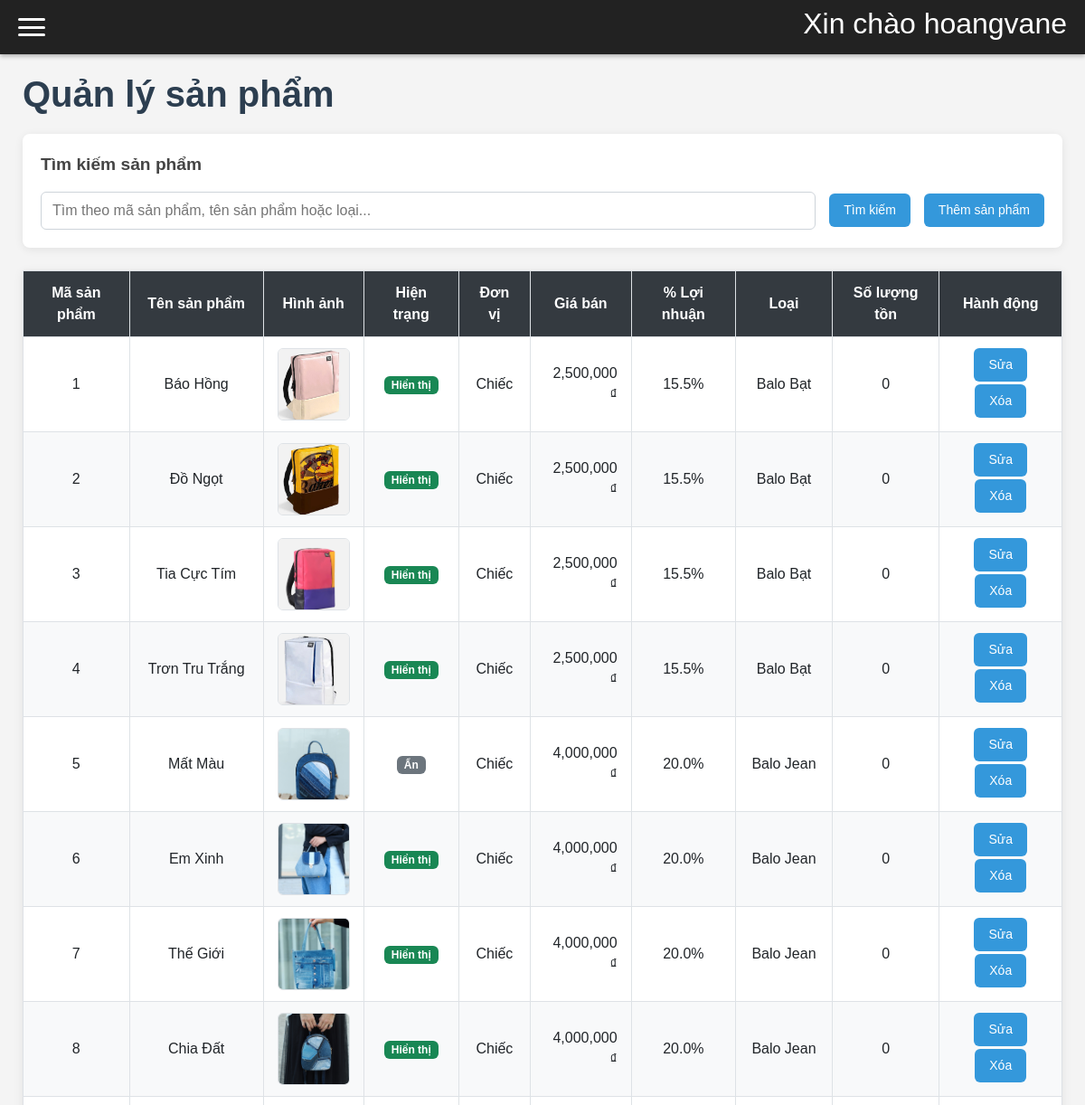
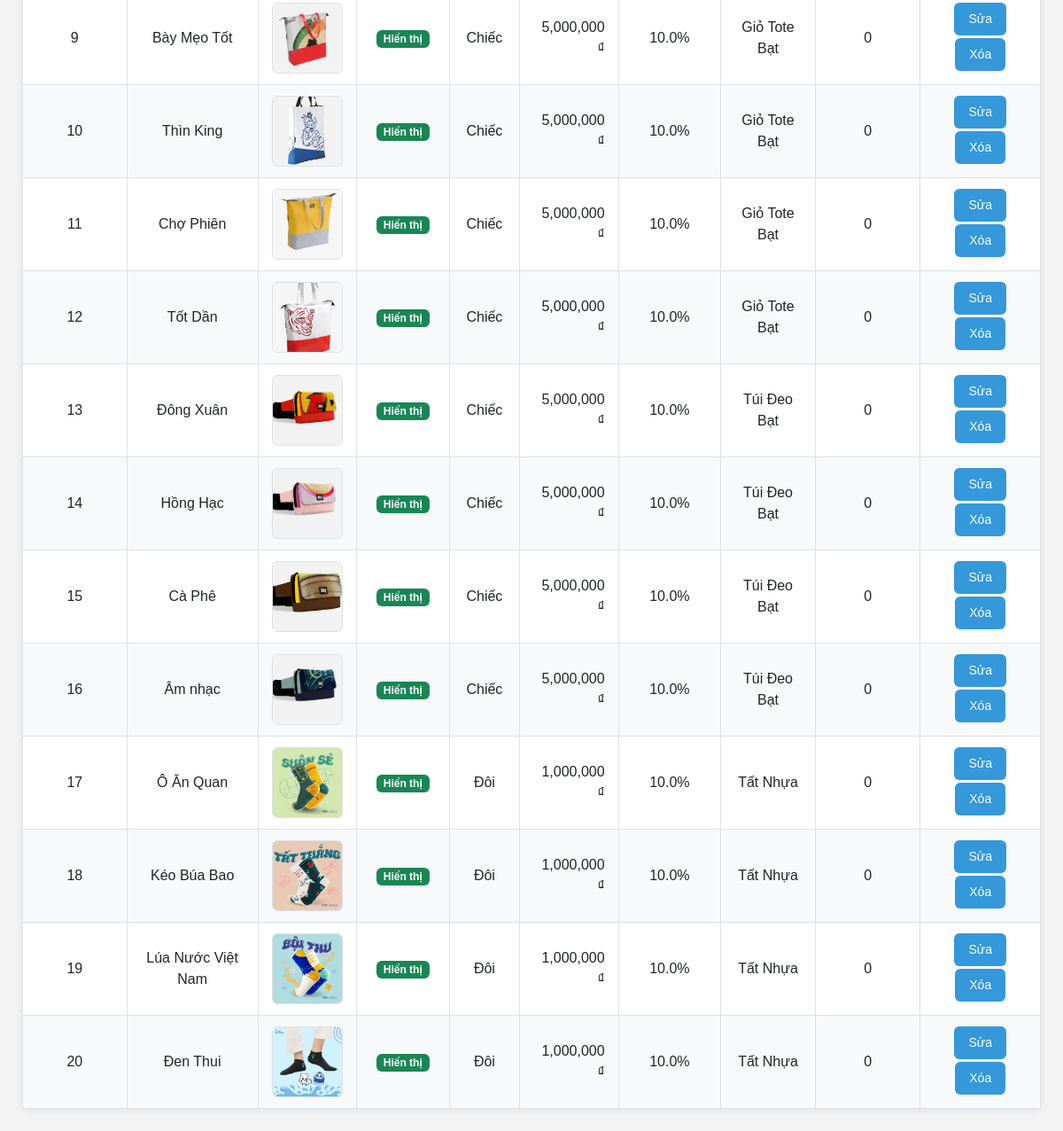
Page /admin.php?page=product (signed in) on the earlier database version (2 pictures, top to bottom).
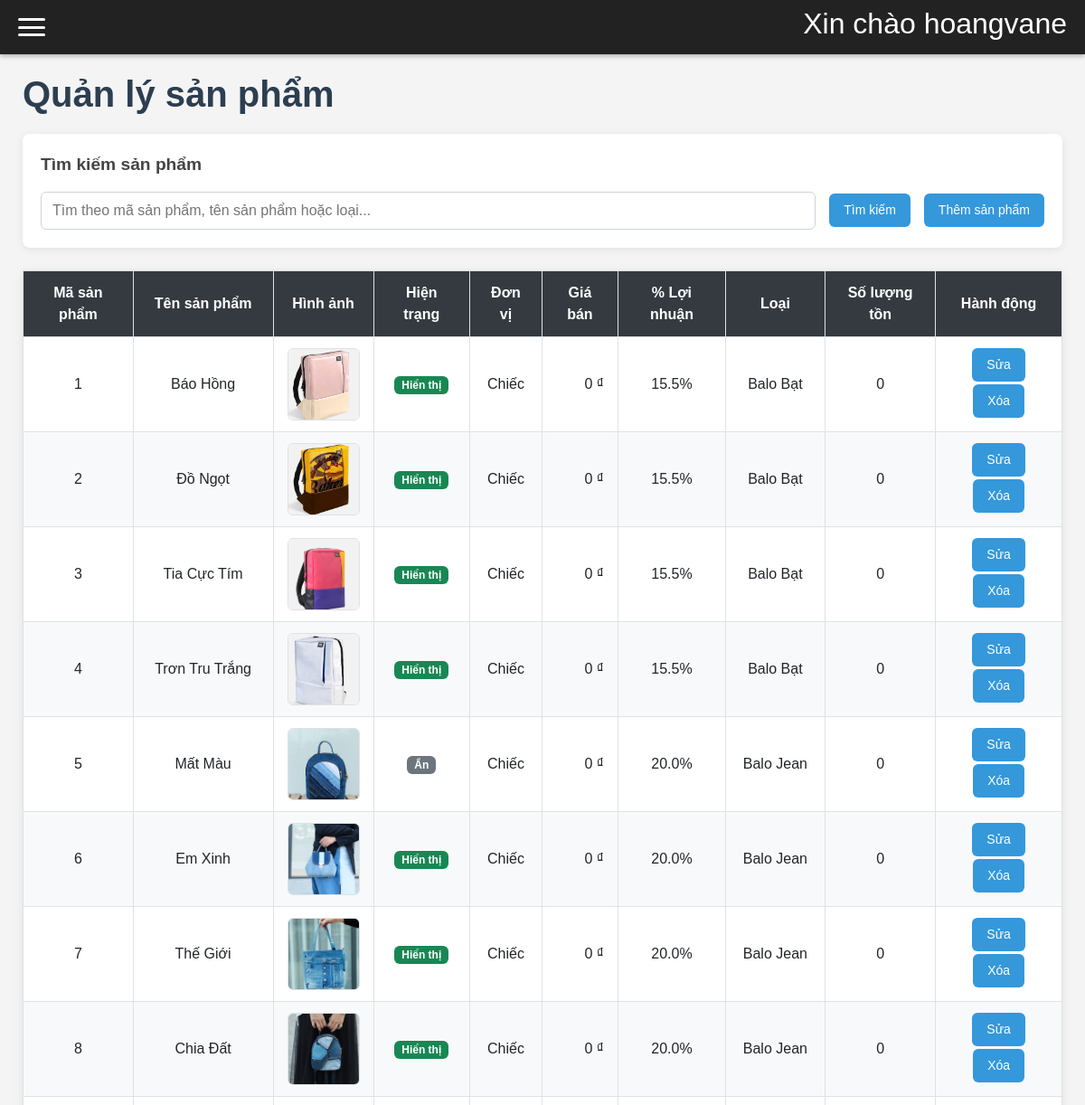
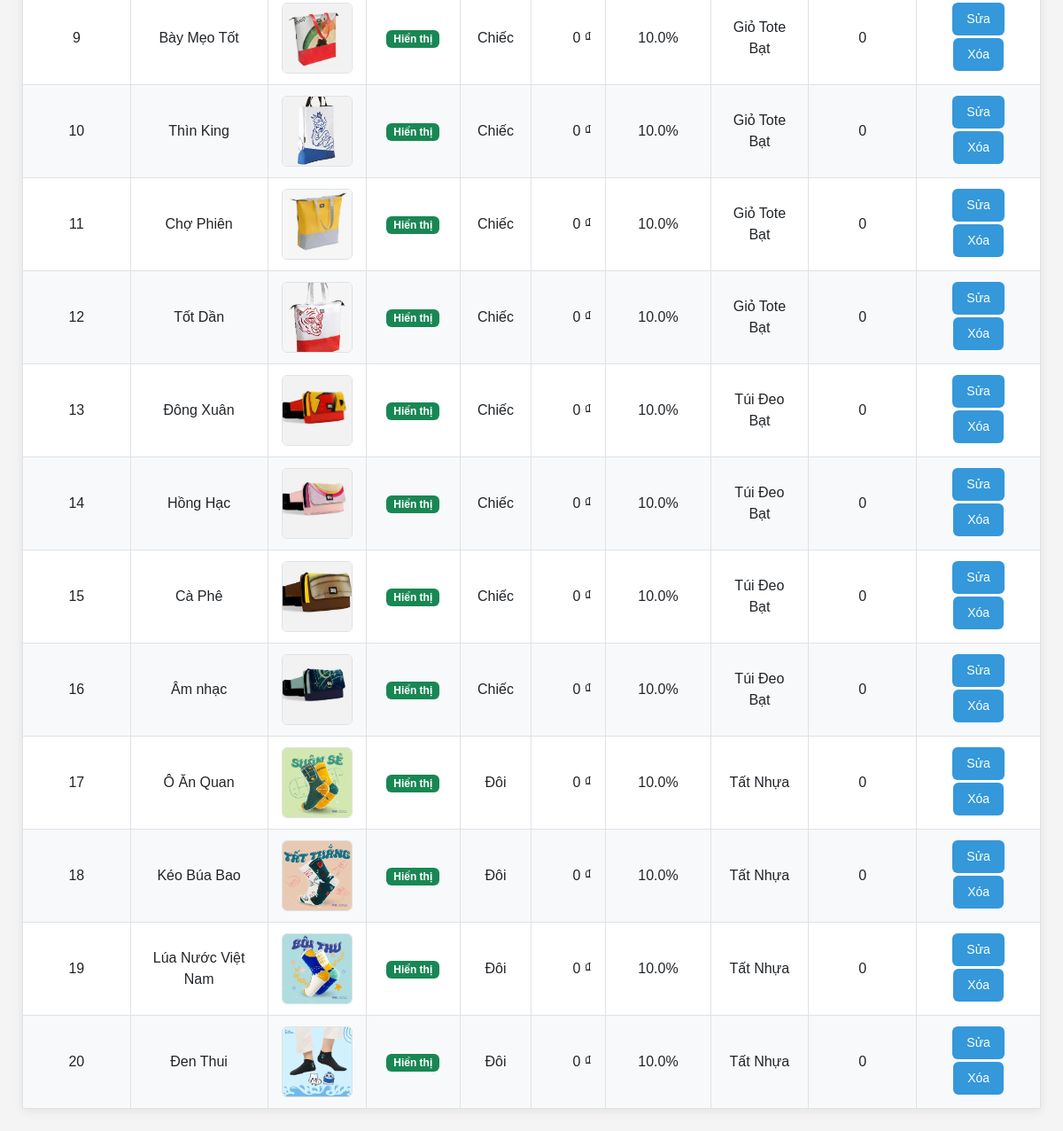
Same page on the later database version (2 pictures, top to bottom).
### tables this page shows
CREATE TABLE sanpham(
    masp int auto_increment primary key not null,
    tensp varchar(225) not null,
    hientrang varchar(20) not null,
    donvitinh varchar(20) not null,
    motasp varchar(225) not null,
    soluongtontheolo int not null DEFAULT 0,
    hinhanh varchar(225) not null,
    phantramloinhuanmongmuon float not null check(phantramloinhuanmongmuon > 0),
    giavon float not null DEFAULT 0,
    giabandexuat float not null DEFAULT 0,
    maloai varchar(20),
    foreign key (maloai) references loai(maloai)
);

CREATE TABLE loai(
    maloai varchar(20) primary key not null,
    tenloai varchar(20) not null unique,
    mota varchar(225) not null
);

### product.php (the view, shortened to what this page needs)
<?php
require_once 'db.php';
$keyword = trim($_GET['keyword'] ?? '');
$sql = "
    SELECT sp.*, l.tenloai
    FROM sanpham sp
    LEFT JOIN loai l ON sp.maloai = l.maloai
    WHERE 1=1
";
$sql .= " ORDER BY sp.masp ASC";
$stmt = mysqli_prepare($conn, $sql);
mysqli_stmt_execute($stmt);
$result = mysqli_stmt_get_result($stmt);
?>
<!DOCTYPE html>
<html lang="vi">
<head>
    <link href="https://cdn.jsdelivr.net/npm/bootstrap@5.3.3/dist/css/bootstrap.min.css" rel="stylesheet">
</head>
<body>
    <h1>Quản lý sản phẩm</h1>
    <div class="filter-container">
        <div class="filter-title">Tìm kiếm sản phẩm</div>
        <form method="get" action="admin.php" class="filter-form">
            <div class="filter-group">
                <input type="text"
                       name="keyword"
                       class="filter-input"
                       placeholder="Tìm theo mã sản phẩm, tên sản phẩm hoặc loại..."
                       value="<?= htmlspecialchars($keyword) ?>">
            </div>
            <button type="submit" class="btn-filter">Tìm kiếm</button>
            <a href="add.php" class="btn-filter ms-auto">Thêm sản phẩm</a>
        </form>
    </div>
    <table id="main-table">
        <thead>
            <tr>
                <th>Mã sản phẩm</th>
                <th>Tên sản phẩm</th>
                <th>Hình ảnh</th>
                <th>Hiện trạng</th>
                <th>Đơn vị</th>
                <th>Giá bán</th>
                <th>% Lợi nhuận</th>
                <th>Loại</th>
                <th>Số lượng tồn</th>
                <th>Hành động</th>
            </tr>
        </thead>
        <tbody>
            <?php if (mysqli_num_rows($result) > 0): ?>
                <?php while ($row = mysqli_fetch_assoc($result)): ?>
                    <tr>
                        <td data-label="Mã sản phẩm"><?= htmlspecialchars($row['masp']) ?></td>
                        <td data-label="Tên sản phẩm"><?= htmlspecialchars($row['tensp'] ?? 'Chưa có tên') ?></td>
                        <td data-label="Hình ảnh" class="text-center">
                            <?php if (!empty($row['hinhanh']) && file_exists("img/" . $row['hinhanh'])): ?>
                                <img src="img/<?= htmlspecialchars($row['hinhanh']) ?>"
                                     width="80" height="80"
                                     alt="<?= htmlspecialchars($row['tensp'] ?? 'Sản phẩm') ?>">
                            <?php else: ?>
                                <span class="text-muted">Không có ảnh</span>
                            <?php endif; ?>
                        </td>
                        <td data-label="Hiện trạng" class="text-center">
                            <?php if ($row['hientrang'] === 'Hiển Thị'): ?>
                                <span class="badge bg-success">Hiển thị</span>
                            <?php else: ?>
                                <span class="badge bg-secondary">Ẩn</span>
                            <?php endif; ?>
                        </td>
                        <td data-label="Đơn vị"><?= htmlspecialchars($row['donvitinh'] ?? '-') ?></td>
                        <td data-label="Giá bán" class="text-end">
                            <?= number_format($row['giabandexuat'] ?? 0) ?> ₫
                        </td>
                        <td data-label="% Lợi nhuận" class="text-center">
                            <?= number_format($row['phantramloinhuanmongmuon'] ?? 0, 1) ?>%
                        </td>
                        <td data-label="Loại"><?= htmlspecialchars($row['tenloai'] ?? 'Chưa phân loại') ?></td>
                        <td data-label="Số lượng tồn" class="text-center">
                            <?= number_format($row['soluongtontheolo'] ?? 0) ?>
                        </td>
                        <td data-label="Hành động" class="text-center">
                            <a href="edit.php?id=<?= $row['masp'] ?>"
                               class="btn btn-filter btn-sm">Sửa</a>
                            <a href="delete.php?id=<?= $row['masp'] ?>"
                               class="btn btn-filter btn-sm"
                               onclick="return confirm('Bạn có chắc muốn xóa sản phẩm này?')">
                                Xóa
                            </a>
                        </td>
                    </tr>
                <?php endwhile; ?>
            <?php endif; ?>
        </tbody>
    </table>
</body>
</html>

### admin.php (shortened to what this page needs)
<?php
$page = isset($_GET['page']) ? $_GET['page'] : 'tongquan';
?>
<!DOCTYPE html>
<html lang="vi">
<head>
</head>
<body>
<div class="mobile-header">
    <div class="hamburger" id="hamburger">
        <span></span><span></span><span></span>
    </div>
    <h2>Xin chào <?= htmlspecialchars($_SESSION['admin']) ?></h2>
</div>
<div class="content">
    <?php
    if (file_exists($page . ".php")) {
        include $page . ".php";
    } else {
        echo "<h1>Trang không tồn tại</h1>";
    }
    ?>
</div>
</body>
</html>

### admin.php (style rules this page uses)
* { margin: 0; padding: 0; box-sizing: border-box; }
body { font-family: Arial, sans-serif; background: #f4f4f4; min-height: 100vh; }
.mobile-header { background: #222; color: white; padding: 12px 20px; position: fixed; top: 0; left: 0; right: 0; z-index: 1000; display: flex; justify-content: space-between; align-items: center; height: 60px; box-shadow: 0 2px 5px rgba(0,0,0,0.3); }
.hamburger { width: 30px; height: 20px; cursor: pointer; display: flex; flex-direction: column; justify-content: space-between; }
.hamburger span { width: 100%; height: 3px; background: white; border-radius: 2px; transition: 0.3s; }
.content { padding: 80px 25px 25px; transition: margin-left 0.3s ease; }

### product.php (style rules this page uses)
body { font-family: Arial, sans-serif; background: #f4f4f4; min-height: 100vh; margin: 0; }
h1 { color: #2c3e50; margin-bottom: 20px; font-weight: bold; }
.filter-container { background: white; padding: 20px; border-radius: 8px; box-shadow: 0 2px 10px rgba(0,0,0,0.08); margin-bottom: 25px; }
.filter-title { font-size: 1.2rem; font-weight: 600; margin-bottom: 15px; color: #444; }
.filter-form { display: flex; flex-wrap: wrap; gap: 15px; align-items: flex-end; }
.filter-group { flex: 1; min-width: 220px; }
.filter-input { width: 100%; padding: 8px 12px; border: 1px solid #ced4da; border-radius: 6px; font-size: 1rem; }
.btn-filter { display: inline-block; padding: 8px 16px; background: #3498db; color: white; border-radius: 6px; text-decoration: none; font-size: 14px; border: none; cursor: pointer; transition: 0.2s; margin-bottom: 3px; }
table { width: 100%; border-collapse: collapse; background: white; box-shadow: 0 2px 10px rgba(0,0,0,0.08); margin-top: 20px; }
table th, table td { padding: 12px 15px; border: 1px solid #dee2e6; text-align: center; }
table th { background: #343a40; color: white; }
table tr:nth-child(even) { background: #f8f9fa; }
table img { border: 1px solid #dee2e6; border-radius: 6px; object-fit: cover; }

Differences in the rows shown:
changed sanpham "Báo Hồng": giabandexuat "2,500,000" → "0"
changed sanpham "Đồ Ngọt": giabandexuat "2,500,000" → "0"
changed sanpham "Tia Cực Tím": giabandexuat "2,500,000" → "0"
changed sanpham "Trơn Tru Trắng": giabandexuat "2,500,000" → "0"
changed sanpham "Mất Màu": giabandexuat "4,000,000" → "0"
changed sanpham "Em Xinh": giabandexuat "4,000,000" → "0"
changed sanpham "Thế Giới": giabandexuat "4,000,000" → "0"
changed sanpham "Chia Đất": giabandexuat "4,000,000" → "0"
changed sanpham "Bày Mẹo Tốt": giabandexuat "5,000,000" → "0"
changed sanpham "Thìn King": giabandexuat "5,000,000" → "0"
changed sanpham "Chợ Phiên": giabandexuat "5,000,000" → "0"
changed sanpham "Tốt Dần": giabandexuat "5,000,000" → "0"
changed sanpham "Đông Xuân": giabandexuat "5,000,000" → "0"
changed sanpham "Hồng Hạc": giabandexuat "5,000,000" → "0"
changed sanpham "Cà Phê": giabandexuat "5,000,000" → "0"
changed sanpham "Âm nhạc": giabandexuat "5,000,000" → "0"
changed sanpham "Ô Ăn Quan": giabandexuat "1,000,000" → "0"
changed sanpham "Kéo Búa Bao": giabandexuat "1,000,000" → "0"
changed sanpham "Lúa Nước Việt Nam": giabandexuat "1,000,000" → "0"
changed sanpham "Đen Thui": giabandexuat "1,000,000" → "0"
